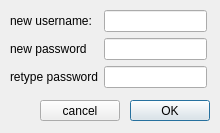
<?xml version="1.0" encoding="UTF-8"?>
<ui version="4.0">
 <class>addusr</class>
 <widget class="QDialog" name="addusr">
  <property name="geometry">
   <rect>
    <x>0</x>
    <y>0</y>
    <width>220</width>
    <height>133</height>
   </rect>
  </property>
  <property name="windowTitle">
   <string>add new user</string>
  </property>
  <widget class="QPushButton" name="okButton">
   <property name="geometry">
    <rect>
     <x>130</x>
     <y>100</y>
     <width>80</width>
     <height>21</height>
    </rect>
   </property>
   <property name="text">
    <string>OK</string>
   </property>
  </widget>
  <widget class="QPushButton" name="cancelButton">
   <property name="geometry">
    <rect>
     <x>40</x>
     <y>100</y>
     <width>80</width>
     <height>21</height>
    </rect>
   </property>
   <property name="text">
    <string>cancel</string>
   </property>
  </widget>
  <widget class="QWidget" name="layoutWidget">
   <property name="geometry">
    <rect>
     <x>10</x>
     <y>10</y>
     <width>197</width>
     <height>80</height>
    </rect>
   </property>
   <layout class="QGridLayout" name="gridLayout">
    <item row="0" column="0">
     <widget class="QLabel" name="label">
      <property name="text">
       <string>new username:</string>
      </property>
     </widget>
    </item>
    <item row="0" column="1">
     <widget class="QLineEdit" name="newusrEdit">
      <property name="echoMode">
       <enum>QLineEdit::Normal</enum>
      </property>
     </widget>
    </item>
    <item row="1" column="0">
     <widget class="QLabel" name="label_2">
      <property name="text">
       <string>new password</string>
      </property>
     </widget>
    </item>
    <item row="1" column="1">
     <widget class="QLineEdit" name="newpwEdit">
      <property name="echoMode">
       <enum>QLineEdit::Password</enum>
      </property>
     </widget>
    </item>
    <item row="2" column="0">
     <widget class="QLabel" name="label_3">
      <property name="text">
       <string>retype password</string>
      </property>
     </widget>
    </item>
    <item row="2" column="1">
     <widget class="QLineEdit" name="newpw2Edit">
      <property name="echoMode">
       <enum>QLineEdit::Password</enum>
      </property>
     </widget>
    </item>
   </layout>
  </widget>
 </widget>
 <resources/>
 <connections>
  <connection>
   <sender>okButton</sender>
   <signal>clicked()</signal>
   <receiver>addusr</receiver>
   <slot>accept()</slot>
   <hints>
    <hint type="sourcelabel">
     <x>161</x>
     <y>117</y>
    </hint>
    <hint type="destinationlabel">
     <x>214</x>
     <y>93</y>
    </hint>
   </hints>
  </connection>
  <connection>
   <sender>cancelButton</sender>
   <signal>clicked()</signal>
   <receiver>addusr</receiver>
   <slot>reject()</slot>
   <hints>
    <hint type="sourcelabel">
     <x>93</x>
     <y>109</y>
    </hint>
    <hint type="destinationlabel">
     <x>20</x>
     <y>103</y>
    </hint>
   </hints>
  </connection>
 </connections>
</ui>
